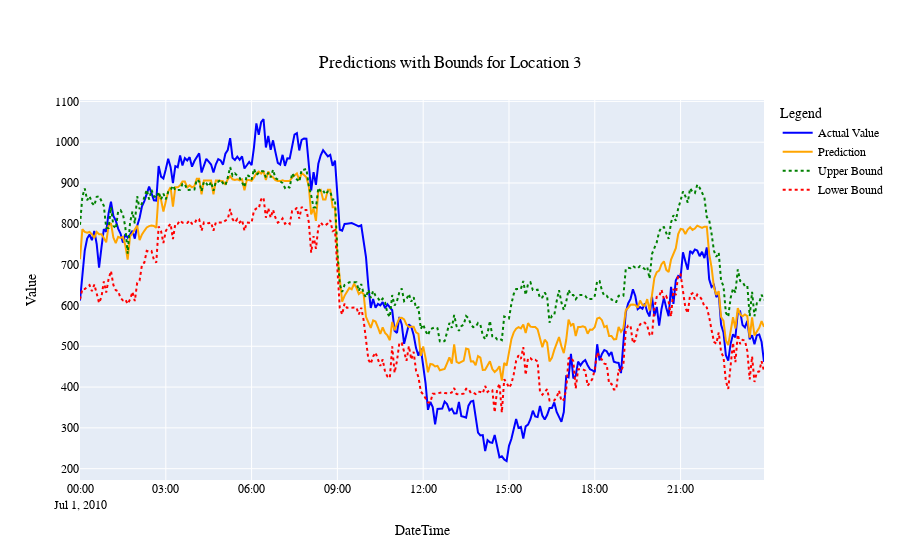

Source (notebook cell):
### Code cell
def plot_with_bounds(location):
    # Filter the DataFrame for the specific location
    filtered_df = eval_df[eval_df['LOCATION'] == location]

    # Create the figure
    fig = go.Figure()

    # Add actual values trace
    fig.add_trace(go.Scatter(
        x=filtered_df['DATETIME'],
        y=filtered_df['VALUE'],
        mode='lines',
        name='Actual Value',
        line=dict(color='blue', width=2),
        hovertemplate='Actual: %{y}<br>Date: %{x}'
    ))

    # Add prediction trace
    fig.add_trace(go.Scatter(
        x=filtered_df['DATETIME'],
        y=filtered_df['prediction'],
        mode='lines',
        name='Prediction',
        line=dict(color='orange', width=2),
        hovertemplate='Prediction: %{y}<br>Date: %{x}'
    ))

    # Add upper bound prediction trace
    fig.add_trace(go.Scatter(
        x=filtered_df['DATETIME'],
        y=filtered_df['upper_bound'],
        mode='lines',
        name='Upper Bound',
        line=dict(color='green', width=2, dash='dot'),
        hovertemplate='Upper Bound: %{y}<br>Date: %{x}'
    ))

    # Add lower bound prediction trace
    fig.add_trace(go.Scatter(
        x=filtered_df['DATETIME'],
        y=filtered_df['lower_bound'],
        mode='lines',
        name='Lower Bound',
        line=dict(color='red', width=2, dash='dot'),
        hovertemplate='Lower Bound: %{y}<br>Date: %{x}'
    ))

    # Update layout for styling
    fig.update_layout(
        title={
            'text': f"Predictions with Bounds for Location {location}",
            'y': 0.9,
            'x': 0.5,
            'xanchor': 'center',
            'yanchor': 'top'
        },
        xaxis_title='DateTime',
        yaxis_title='Value',
        legend_title='Legend',
        font=dict(family="Arial, sans-serif", size=12, color="black"),
        hovermode='x unified'
    )

    # Show the figure
    fig.show()

plot_with_bounds(3)  # Example usage with location 0

### Figure 1 — Plotly figure (JSON) as saved in the notebook; plotly's stock layout.template omitted (floating-point values rounded to 4 significant figures; data arrays with more than 128 entries replaced by an {"elided": "..."} marker saying what was removed)
{"data": [{"hovertemplate": "Actual: %{y}<br>Date: %{x}", "line": {"color": "blue", "width": 2}, "mode": "lines", "name": "Actual Value", "type": "scatter", "x": {"elided": "288 str values"}, "y": {"elided": "288 float values"}}, {"hovertemplate": "Prediction: %{y}<br>Date: %{x}", "line": {"color": "orange", "width": 2}, "mode": "lines", "name": "Prediction", "type": "scatter", "x": {"elided": "288 str values"}, "y": {"elided": "288 float values"}}, {"hovertemplate": "Upper Bound: %{y}<br>Date: %{x}", "line": {"color": "green", "dash": "dot", "width": 2}, "mode": "lines", "name": "Upper Bound", "type": "scatter", "x": {"elided": "288 str values"}, "y": {"elided": "288 float values"}}, {"hovertemplate": "Lower Bound: %{y}<br>Date: %{x}", "line": {"color": "red", "dash": "dot", "width": 2}, "mode": "lines", "name": "Lower Bound", "type": "scatter", "x": {"elided": "288 str values"}, "y": {"elided": "288 float values"}}], "layout": {"font": {"color": "black", "family": "Arial, sans-serif", "size": 12}, "hovermode": "x unified", "legend": {"title": {"text": "Legend"}}, "title": {"text": "Predictions with Bounds for Location 3", "x": 0.5, "xanchor": "center", "y": 0.9, "yanchor": "top"}, "xaxis": {"title": {"text": "DateTime"}}, "yaxis": {"title": {"text": "Value"}}}}
